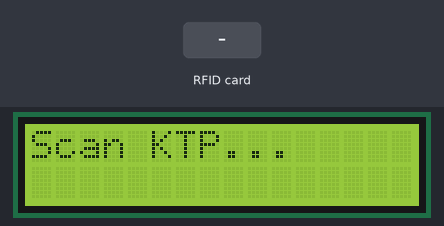
The sketch below on a simulated Arduino Uno, built with avr-gcc and run on an emulated ATmega328P. Parts: 16×2 character LCD. Inputs (shaded band) come from the test bench. What the sketch prints to the serial monitor is not drawn.

Above: at 1.3 s.
1.4 s: RFID card DE AD BE EF held to the reader
At 2.3 s:
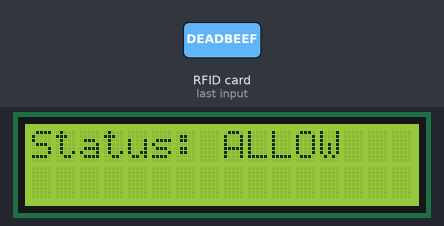
3.2 s: RFID card 5E 7A 19 C4 held to the reader
At 6.1 s:
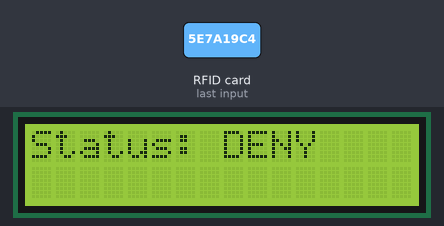
Timing chart, 0 to 7.6 s (numbered marks = the images above; inputs shaded):
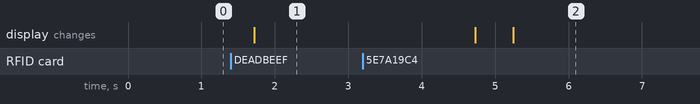

The sketch:

sketch_oct11a.ino
```cpp
#include <Wire.h>
#include <LiquidCrystal_I2C.h>
#include <SPI.h>
#include <MFRC522.h>

#define RST_PIN 9       // Pin RST dari modul RFID
#define SS_PIN 10       // Pin SDA dari modul RFID
MFRC522 rfid(SS_PIN, RST_PIN); // Membuat objek MFRC522

// Inisialisasi LCD I2C (alamat I2C: 0x27, 16x2 karakter)
LiquidCrystal_I2C lcd(0x27, 16, 2); // Alamat I2C, jumlah kolom dan baris

// UID KTP yang diizinkan (Ganti dengan UID yang sesuai)
byte allowedCard[4] = {0xDE, 0xAD, 0xBE, 0xEF}; // Contoh UID KTP

void setup() {
  lcd.begin(16, 2);      // Inisialisasi LCD
  lcd.backlight();       // Menghidupkan backlight LCD
  Serial.begin(9600);    // Memulai komunikasi serial
  SPI.begin();           // Inisialisasi SPI bus
  rfid.PCD_Init();       // Inisialisasi RFID reader
  lcd.print("Scan KTP..."); // Menampilkan pesan di LCD
}

void loop() {
  // Mengecek apakah ada kartu yang terdeteksi
  if (rfid.PICC_IsNewCardPresent() && rfid.PICC_ReadCardSerial()) {
    // Mencetak UID KTP yang terdeteksi
    Serial.print("UID KTP: ");
    for (byte i = 0; i < rfid.uid.size; i++) {
      Serial.print(rfid.uid.uidByte[i], HEX);
      Serial.print(" ");
    }
    Serial.println();

    // Bandingkan UID kartu dengan UID yang diizinkan
    lcd.clear(); // Bersihkan LCD
    if (isAllowedCard()) {
      lcd.print("Status: ALLOW"); // Tampilkan "ALLOW"
    } else {
      lcd.print("Status: DENY"); // Tampilkan "DENY"
    }

    // Menunggu sebentar sebelum pengecekan berikutnya
    delay(3000); // Tampilkan hasil selama 3 detik
    lcd.clear();
    lcd.print("Scan KTP..."); // Kembali ke pesan awal

    // Menghentikan komunikasi dengan kartu
    rfid.PICC_HaltA();
  }

  delay(500); // Menunggu sebentar sebelum pengecekan berikutnya
}

// Fungsi untuk memeriksa apakah kartu yang terdeteksi adalah yang diizinkan
bool isAllowedCard() {
  for (byte i = 0; i < 4; i++) {
    if (rfid.uid.uidByte[i] != allowedCard[i]) {
      return false; // Kartu tidak diizinkan
    }
  }
  return true; // Kartu diizinkan
}
```

Measured:
- after the input at 1.4 s, the display: changes after 0.32 s (image 1)
- after the input at 3.2 s, the display: first differs from a run without the input after 2.0 s (image 2)
